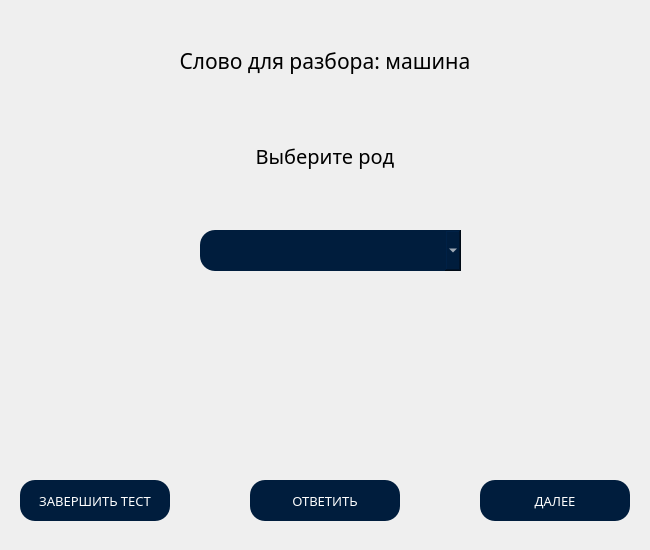
<?xml version="1.0" encoding="UTF-8"?>
<ui version="4.0">
 <class>Form</class>
 <widget class="QWidget" name="Form">
  <property name="geometry">
   <rect>
    <x>0</x>
    <y>0</y>
    <width>650</width>
    <height>550</height>
   </rect>
  </property>
  <property name="minimumSize">
   <size>
    <width>650</width>
    <height>550</height>
   </size>
  </property>
  <property name="windowTitle">
   <string>Form</string>
  </property>
  <widget class="QLabel" name="word_label">
   <property name="geometry">
    <rect>
     <x>0</x>
     <y>40</y>
     <width>650</width>
     <height>41</height>
    </rect>
   </property>
   <property name="font">
    <font>
     <family>Object Sans Heavy</family>
     <pointsize>16</pointsize>
    </font>
   </property>
   <property name="styleSheet">
    <string notr="true">font-family:&quot;Object Sans Heavy&quot;;</string>
   </property>
   <property name="text">
    <string>Слово для разбора: машина</string>
   </property>
   <property name="alignment">
    <set>Qt::AlignCenter</set>
   </property>
  </widget>
  <widget class="QPushButton" name="end_test_btn">
   <property name="geometry">
    <rect>
     <x>20</x>
     <y>480</y>
     <width>150</width>
     <height>41</height>
    </rect>
   </property>
   <property name="font">
    <font>
     <family>Object Sans Heavy</family>
     <pointsize>10</pointsize>
    </font>
   </property>
   <property name="styleSheet">
    <string notr="true">color:#FFFFFF;background:#001D3D;border-radius:15px;font-family:&quot;Object Sans Heavy&quot;;</string>
   </property>
   <property name="text">
    <string>ЗАВЕРШИТЬ ТЕСТ</string>
   </property>
  </widget>
  <widget class="QPushButton" name="next_btn">
   <property name="geometry">
    <rect>
     <x>480</x>
     <y>480</y>
     <width>150</width>
     <height>41</height>
    </rect>
   </property>
   <property name="font">
    <font>
     <family>Object Sans Heavy</family>
     <pointsize>10</pointsize>
    </font>
   </property>
   <property name="styleSheet">
    <string notr="true">color:#FFFFFF;background:#001D3D;border-radius:15px;font-family:&quot;Object Sans Heavy&quot;;</string>
   </property>
   <property name="text">
    <string>ДАЛЕЕ</string>
   </property>
  </widget>
  <widget class="QComboBox" name="answer_wariants">
   <property name="geometry">
    <rect>
     <x>200</x>
     <y>230</y>
     <width>261</width>
     <height>41</height>
    </rect>
   </property>
   <property name="font">
    <font>
     <family>Object Sans Heavy</family>
     <pointsize>12</pointsize>
    </font>
   </property>
   <property name="styleSheet">
    <string notr="true">color:#FFFFFF;background:#001D3D;border-radius:15px;font-family:&quot;Object Sans Heavy&quot;

</string>
   </property>
  </widget>
  <widget class="QLabel" name="sign_label">
   <property name="geometry">
    <rect>
     <x>0</x>
     <y>140</y>
     <width>650</width>
     <height>31</height>
    </rect>
   </property>
   <property name="font">
    <font>
     <family>Object Sans Heavy</family>
     <pointsize>15</pointsize>
    </font>
   </property>
   <property name="styleSheet">
    <string notr="true">font-family:&quot;Object Sans Heavy&quot;</string>
   </property>
   <property name="text">
    <string>Выберите род</string>
   </property>
   <property name="alignment">
    <set>Qt::AlignCenter</set>
   </property>
  </widget>
  <widget class="QLabel" name="answer_label">
   <property name="geometry">
    <rect>
     <x>210</x>
     <y>420</y>
     <width>231</width>
     <height>31</height>
    </rect>
   </property>
   <property name="font">
    <font>
     <family>Object Sans Heavy</family>
     <pointsize>10</pointsize>
    </font>
   </property>
   <property name="styleSheet">
    <string notr="true">font-family:&quot;Object Sans Heavy&quot;;</string>
   </property>
   <property name="text">
    <string/>
   </property>
   <property name="alignment">
    <set>Qt::AlignCenter</set>
   </property>
  </widget>
  <widget class="QPushButton" name="answer_btn">
   <property name="geometry">
    <rect>
     <x>250</x>
     <y>480</y>
     <width>150</width>
     <height>41</height>
    </rect>
   </property>
   <property name="font">
    <font>
     <family>Object Sans Heavy</family>
     <pointsize>10</pointsize>
    </font>
   </property>
   <property name="styleSheet">
    <string notr="true">color:#FFFFFF;background:#001D3D;border-radius:15px;font-family:&quot;Object Sans Heavy&quot;;</string>
   </property>
   <property name="text">
    <string>ОТВЕТИТЬ</string>
   </property>
  </widget>
 </widget>
 <resources/>
 <connections/>
</ui>
